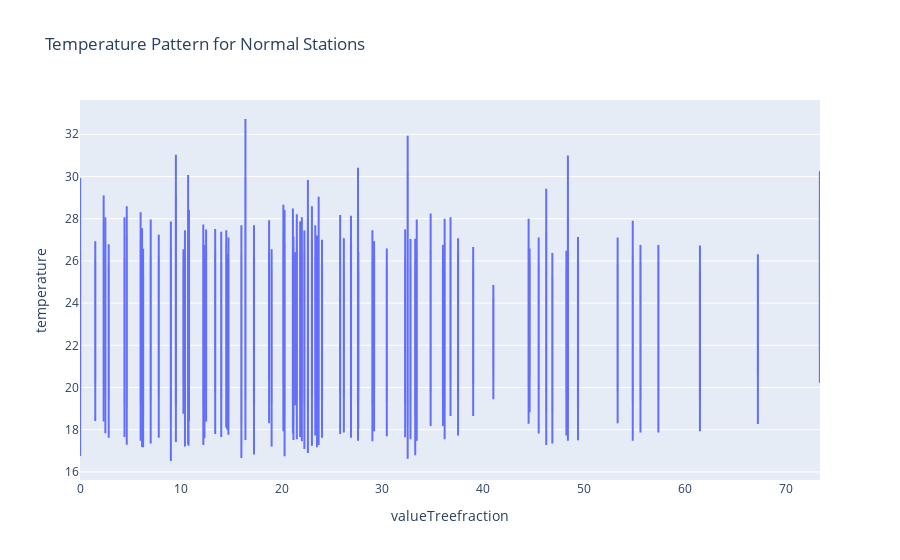

The cell this chart's notebook holds for it:
### Code cell
pe.box(grouped_data, x="valueTreefraction", y="temperature", title='Temperature Pattern for Normal Stations',)

### Figure 1 — Plotly figure (JSON) as saved in the notebook; plotly's stock layout.template omitted (floating-point values rounded to 4 significant figures; data arrays with more than 128 entries replaced by an {"elided": "..."} marker saying what was removed)
{"data": [{"alignmentgroup": "True", "hovertemplate": "valueTreefraction=%{x}<br>temperature=%{y}<extra></extra>", "legendgroup": "", "marker": {"color": "#636efa"}, "name": "", "notched": false, "offsetgroup": "", "orientation": "v", "showlegend": false, "type": "box", "x": {"elided": "2544 float values"}, "x0": " ", "xaxis": "x", "y": {"elided": "2544 float values"}, "y0": " ", "yaxis": "y"}], "layout": {"boxmode": "group", "legend": {"tracegroupgap": 0}, "title": {"text": "Temperature Pattern for Normal Stations"}, "xaxis": {"anchor": "y", "domain": [0, 1], "title": {"text": "valueTreefraction"}}, "yaxis": {"anchor": "x", "domain": [0, 1], "title": {"text": "temperature"}}}}
